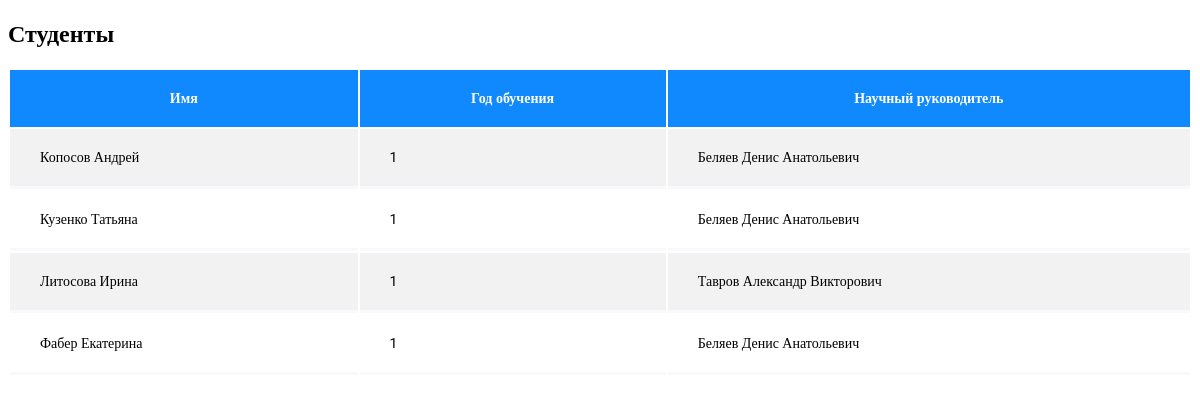
Page /edu/students/ on the committed database.
### edu/models.py (models this page shows, shortened)
class Student(models.Model):
    full_name = models.CharField(max_length=200)
    year = models.IntegerField()
    advisor = models.ForeignKey(Professor, on_delete=models.CASCADE)

class Professor(models.Model):
    full_name = models.CharField(max_length=200)
    research_field = models.TextField(max_length=1000)
    course = models.ForeignKey(Course, on_delete=models.CASCADE)
    def __str__(self):
        return self.full_name

### edu/views.py (the view)
# urls.py: path('students/', views.students, name='students'),
def students(request):
    students = Student.objects.order_by('year', 'full_name').all()
    template = loader.get_template('edu/students.html')
    context = {
        'students': students
    }
    return HttpResponse(template.render(context, request))

### edu/templates/edu/students.html (shortened to what this page needs)
<!DOCTYPE html>
<html>
<head>
</head>
<body>
<h2 style="font-family: 'Roboto'">Студенты</h2>
<table style="width:100%">
  <tr>
    <th>Имя</th>
    <th>Год обучения</th>
    <th>Научный руководитель</th>
  </tr>
  {% for s in students %}
    <tr>
      <td>{{s.full_name}}</td>
      <td>{{s.year}}</td>
      <td>{{s.advisor}}</td>
    </tr>
  {% endfor %}
</table>
</body>

### edu/templates/edu/students.html (style rules this page uses)
table { min-width: 1000px !important; width: 100%; background: #fff; font-family: 'Roboto'; }
th { background: #1089ff; border: none; padding: 20px 30px; font-size: 14px; color: #fff; }
tr { margin-bottom: 10px; }
tr:nth-child(even) { background-color: #f2f2f2; }
td { border: none; padding: 20px 30px; border-bottom: 3px solid #f8f9fd; font-size: 14px; }

### rows in the picture
Student: full_name "Копосов Андрей", year "1", advisor "Беляев Денис Анатольевич"
Student: full_name "Кузенко Татьяна", year "1", advisor "Беляев Денис Анатольевич"
Student: full_name "Литосова Ирина", year "1", advisor "Тавров Александр Викторович"
Student: full_name "Фабер Екатерина", year "1", advisor "Беляев Денис Анатольевич"
